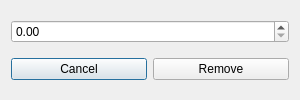
<?xml version="1.0" encoding="UTF-8"?>
<ui version="4.0">
 <class>Dialog_removeQuantity</class>
 <widget class="QDialog" name="Dialog_removeQuantity">
  <property name="geometry">
   <rect>
    <x>0</x>
    <y>0</y>
    <width>300</width>
    <height>100</height>
   </rect>
  </property>
  <property name="sizePolicy">
   <sizepolicy hsizetype="Preferred" vsizetype="Preferred">
    <horstretch>0</horstretch>
    <verstretch>0</verstretch>
   </sizepolicy>
  </property>
  <property name="windowTitle">
   <string>Dialog</string>
  </property>
  <layout class="QVBoxLayout" name="verticalLayout">
   <item>
    <widget class="QDoubleSpinBox" name="doubleSpinBox">
     <property name="maximum">
      <double>10000.000000000000000</double>
     </property>
    </widget>
   </item>
   <item>
    <layout class="QHBoxLayout" name="horizontalLayout">
     <item>
      <widget class="QPushButton" name="pushButton">
       <property name="text">
        <string>Cancel</string>
       </property>
      </widget>
     </item>
     <item>
      <widget class="QPushButton" name="pushButton_2">
       <property name="text">
        <string>Remove</string>
       </property>
      </widget>
     </item>
    </layout>
   </item>
  </layout>
 </widget>
 <tabstops>
  <tabstop>doubleSpinBox</tabstop>
  <tabstop>pushButton_2</tabstop>
  <tabstop>pushButton</tabstop>
 </tabstops>
 <resources/>
 <connections/>
</ui>
